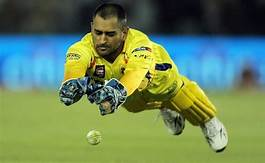
#> input picture Basic/Resources/d1.jpg, 265 x 163 px
$ python chapter9.py
#> lines starting #> are read from the running program, lines starting #| are printed output that depends on the picture; after the words box and inside, x2 and y2 are one past the last pixel; in counts of white or black regions, pixels touching at a corner belong together
# Face Detection

import cv2
faceCascade = cv2.CascadeClassifier(cv2.data.haarcascades +'haarcascade_frontalface_default.xml')
path = 'Resources/d1.jpg'
img = cv2.imread(path)
#> img is the input picture: shape (163, 265, 3); mean B, G, R 91, 131, 105.1
imgGray = cv2.cvtColor(img, cv2.COLOR_BGR2GRAY)
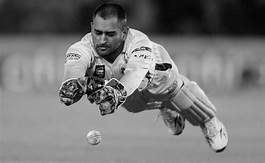
#> imgGray: shape (163, 265); min 0, max 251, mean 118.7

faces = faceCascade.detectMultiScale(imgGray, 1.1, 4)
#> faces = [[84, 18, 40, 40]]
for (x, y, w, h) in faces:
    cv2.rectangle(img, (x, y), (x+w, y+h), (255, 0, 0), 2)
#> this loop made 1 pass
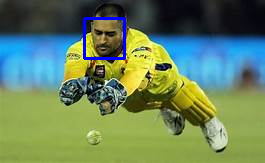
#> img: shape (163, 265, 3); 1.1% of pixels changed, all inside (x1, y1, x2, y2) = (83, 17, 126, 60)

cv2.imshow('Result', img)
cv2.imshow('Gray', imgGray)
cv2.waitKey(0)
